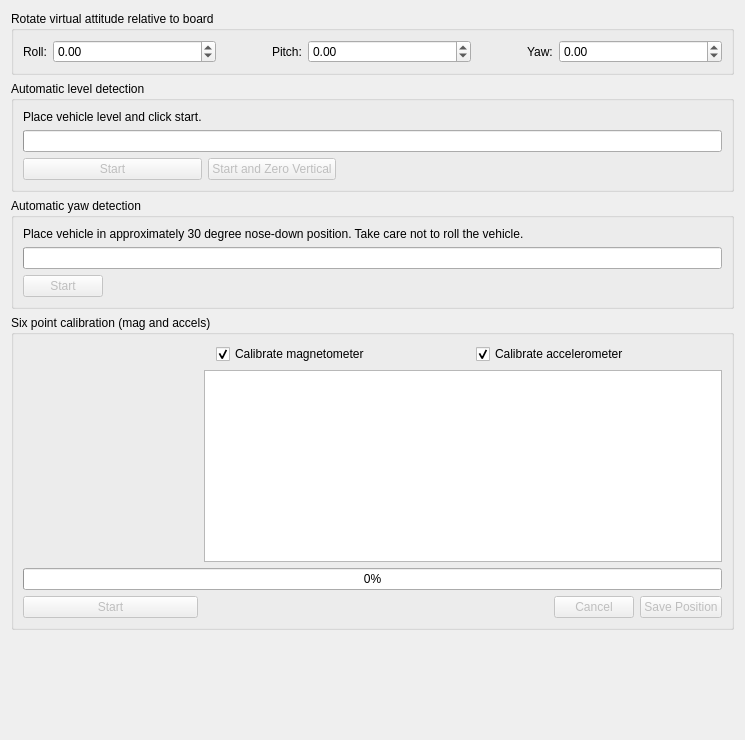
         <widget class="QWidget" name="scrollAreaWidgetContents_2">
          <property name="geometry">
           <rect>
            <x>0</x>
            <y>0</y>
            <width>745</width>
            <height>740</height>
           </rect>
          </property>
          <layout class="QVBoxLayout" name="verticalLayout_3">
           <item>
            <widget class="QGroupBox" name="groupBox">
             <property name="title">
              <string>Rotate virtual attitude relative to board</string>
             </property>
             <layout class="QHBoxLayout" name="horizontalLayout_6">
              <item>
               <widget class="QLabel" name="label_9">
                <property name="layoutDirection">
                 <enum>Qt::LeftToRight</enum>
                </property>
                <property name="text">
                 <string>Roll:</string>
                </property>
                <property name="alignment">
                 <set>Qt::AlignLeading|Qt::AlignLeft|Qt::AlignVCenter</set>
                </property>
               </widget>
              </item>
              <item>
               <widget class="QDoubleSpinBox" name="rollRotation">
                <property name="sizePolicy">
                 <sizepolicy hsizetype="Expanding" vsizetype="Fixed">
                  <horstretch>1</horstretch>
                  <verstretch>0</verstretch>
                 </sizepolicy>
                </property>
                <property name="minimum">
                 <double>-180.000000000000000</double>
                </property>
                <property name="maximum">
                 <double>180.000000000000000</double>
                </property>
                <property name="objrelation" stdset="0">
                 <stringlist>
                  <string>objname:AttitudeSettings</string>
                  <string>fieldname:BoardRotation</string>
                  <string>element:Roll</string>
                  <string>scale:100.0</string>
                  <string>buttongroup:1</string>
                 </stringlist>
                </property>
               </widget>
              </item>
              <item>
               <spacer name="horizontalSpacer_2">
                <property name="orientation">
                 <enum>Qt::Horizontal</enum>
                </property>
                <property name="sizeHint" stdset="0">
                 <size>
                  <width>50</width>
                  <height>20</height>
                 </size>
                </property>
               </spacer>
              </item>
              <item>
               <widget class="QLabel" name="label_8">
                <property name="text">
                 <string>Pitch:</string>
                </property>
                <property name="alignment">
                 <set>Qt::AlignLeading|Qt::AlignLeft|Qt::AlignVCenter</set>
                </property>
               </widget>
              </item>
              <item>
               <widget class="QDoubleSpinBox" name="pitchRotation">
                <property name="sizePolicy">
                 <sizepolicy hsizetype="Expanding" vsizetype="Fixed">
                  <horstretch>1</horstretch>
                  <verstretch>0</verstretch>
                 </sizepolicy>
                </property>
                <property name="minimum">
                 <double>-90.000000000000000</double>
                </property>
                <property name="maximum">
                 <double>90.000000000000000</double>
                </property>
                <property name="objrelation" stdset="0">
                 <stringlist>
                  <string>objname:AttitudeSettings</string>
                  <string>fieldname:BoardRotation</string>
                  <string>element:Pitch</string>
                  <string>scale:100.0</string>
                  <string>buttongroup:1</string>
                 </stringlist>
                </property>
               </widget>
              </item>
              <item>
               <spacer name="horizontalSpacer_7">
                <property name="orientation">
                 <enum>Qt::Horizontal</enum>
                </property>
                <property name="sizeHint" stdset="0">
                 <size>
                  <width>50</width>
                  <height>20</height>
                 </size>
                </property>
               </spacer>
              </item>
              <item>
               <widget class="QLabel" name="label_10">
                <property name="sizePolicy">
                 <sizepolicy hsizetype="Preferred" vsizetype="Preferred">
                  <horstretch>0</horstretch>
                  <verstretch>0</verstretch>
                 </sizepolicy>
                </property>
                <property name="text">
                 <string>Yaw:</string>
                </property>
                <property name="alignment">
                 <set>Qt::AlignLeading|Qt::AlignLeft|Qt::AlignVCenter</set>
                </property>
               </widget>
              </item>
              <item>
               <widget class="QDoubleSpinBox" name="yawRotation">
                <property name="sizePolicy">
                 <sizepolicy hsizetype="Expanding" vsizetype="Fixed">
                  <horstretch>1</horstretch>
                  <verstretch>0</verstretch>
                 </sizepolicy>
                </property>
                <property name="minimum">
                 <double>-180.000000000000000</double>
                </property>
                <property name="maximum">
                 <double>180.000000000000000</double>
                </property>
                <property name="objrelation" stdset="0">
                 <stringlist>
                  <string>objname:AttitudeSettings</string>
                  <string>fieldname:BoardRotation</string>
                  <string>element:Yaw</string>
                  <string>scale:100.0</string>
                  <string>buttongroup:1</string>
                 </stringlist>
                </property>
               </widget>
              </item>
             </layout>
            </widget>
           </item>
           <item>
            <widget class="QGroupBox" name="groupBox_4">
             <property name="title">
              <string>Automatic level detection</string>
             </property>
             <layout class="QGridLayout" name="gridLayout_3">
              <item row="1" column="0" colspan="4">
               <widget class="QProgressBar" name="accelBiasProgress">
                <property name="value">
                 <number>0</number>
                </property>
                <property name="textVisible">
                 <bool>false</bool>
                </property>
               </widget>
              </item>
              <item row="2" column="0">
               <widget class="QPushButton" name="levelingStart">
                <property name="enabled">
                 <bool>false</bool>
                </property>
                <property name="toolTip">
                 <string>Use a spirit level to make the vehicle as level as possible. In the case of airplanes, the wings should be level with respect to the ground, even if this leads to a slightly nose-up or nose-down fuselage orientation.</string>
                </property>
                <property name="text">
                 <string>Start</string>
                </property>
               </widget>
              </item>
              <item row="0" column="0">
               <widget class="QLabel" name="label">
                <property name="text">
                 <string>Place vehicle level and click start.</string>
                </property>
               </widget>
              </item>
              <item row="2" column="1">
               <widget class="QPushButton" name="levelingAndBiasStart">
                <property name="enabled">
                 <bool>false</bool>
                </property>
                <property name="toolTip">
                 <string>&lt;html&gt;&lt;head/&gt;&lt;body&gt;&lt;p&gt;Takes the current attitude as level and additionally computes the&lt;/p&gt;&lt;p&gt;z-accel offset to match gravity. This produces a more accurate&lt;/p&gt;&lt;p&gt;altitude hold for VTOL aircrafts.&lt;/p&gt;&lt;/body&gt;&lt;/html&gt;</string>
                </property>
                <property name="text">
                 <string>Start and Zero Vertical</string>
                </property>
               </widget>
              </item>
              <item row="2" column="3">
               <spacer name="horizontalSpacer_6">
                <property name="orientation">
                 <enum>Qt::Horizontal</enum>
                </property>
                <property name="sizeHint" stdset="0">
                 <size>
                  <width>40</width>
                  <height>20</height>
                 </size>
                </property>
               </spacer>
              </item>
             </layout>
            </widget>
           </item>
           <item>
            <widget class="QGroupBox" name="groupBox_5">
             <property name="title">
              <string>Automatic yaw detection</string>
             </property>
             <layout class="QGridLayout" name="gridLayout_8">
              <item row="3" column="0">
               <widget class="QPushButton" name="yawOrientationStart">
                <property name="enabled">
                 <bool>false</bool>
                </property>
                <property name="toolTip">
                 <string>It is very important to keep the vehicle still during this test. Do your best only to pitch the vehicle forward, without adding any roll. Make sure to validate the results in the PFD before saving.</string>
                </property>
                <property name="text">
                 <string>Start</string>
                </property>
               </widget>
              </item>
              <item row="3" column="1">
               <spacer name="horizontalSpacer_5">
                <property name="orientation">
                 <enum>Qt::Horizontal</enum>
                </property>
                <property name="sizeHint" stdset="0">
                 <size>
                  <width>40</width>
                  <height>20</height>
                 </size>
                </property>
               </spacer>
              </item>
              <item row="1" column="0" colspan="3">
               <widget class="QLabel" name="label_18">
                <property name="text">
                 <string>Place vehicle in approximately 30 degree nose-down position. Take care not to roll the vehicle.</string>
                </property>
               </widget>
              </item>
              <item row="2" column="0" colspan="3">
               <widget class="QProgressBar" name="pb_yawCalibration">
                <property name="value">
                 <number>0</number>
                </property>
                <property name="textVisible">
                 <bool>false</bool>
                </property>
               </widget>
              </item>
             </layout>
            </widget>
           </item>
           <item>
            <widget class="QGroupBox" name="groupBox6pt">
             <property name="title">
              <string>Six point calibration (mag and accels)</string>
             </property>
             <layout class="QGridLayout" name="gridLayout_4">
              <item row="3" column="4">
               <widget class="QPushButton" name="sixPointSave">
                <property name="enabled">
                 <bool>false</bool>
                </property>
                <property name="toolTip">
                 <string>Save settings (only enabled when calibration is running)</string>
                </property>
                <property name="text">
                 <string>Save Position</string>
                </property>
               </widget>
              </item>
              <item row="1" column="0">
               <widget class="QGraphicsView" name="sixPointHelp">
                <property name="sizePolicy">
                 <sizepolicy hsizetype="Expanding" vsizetype="MinimumExpanding">
                  <horstretch>0</horstretch>
                  <verstretch>0</verstretch>
                 </sizepolicy>
                </property>
                <property name="maximumSize">
                 <size>
                  <width>175</width>
                  <height>100</height>
                 </size>
                </property>
                <property name="toolTip">
                 <string>Nice paper plane, eh?</string>
                </property>
                <property name="styleSheet">
                 <string notr="true">background:transparent</string>
                </property>
               </widget>
              </item>
              <item row="1" column="1" colspan="4">
               <widget class="QTextEdit" name="sixPointCalibInstructions">
                <property name="sizePolicy">
                 <sizepolicy hsizetype="Expanding" vsizetype="Expanding">
                  <horstretch>0</horstretch>
                  <verstretch>0</verstretch>
                 </sizepolicy>
                </property>
               </widget>
              </item>
              <item row="3" column="3">
               <widget class="QPushButton" name="sixPointCancel">
                <property name="enabled">
                 <bool>false</bool>
                </property>
                <property name="text">
                 <string>Cancel</string>
                </property>
               </widget>
              </item>
              <item row="3" column="0">
               <widget class="QPushButton" name="sixPointStart">
                <property name="enabled">
                 <bool>false</bool>
                </property>
                <property name="toolTip">
                 <string>Launch a sensor range and bias calibration.</string>
                </property>
                <property name="text">
                 <string>Start</string>
                </property>
               </widget>
              </item>
              <item row="2" column="0" colspan="5">
               <widget class="QProgressBar" name="sixPointProgress">
                <property name="value">
                 <number>0</number>
                </property>
               </widget>
              </item>
              <item row="0" column="1" colspan="4">
               <layout class="QHBoxLayout" name="horizontalLayout_5">
                <property name="spacing">
                 <number>25</number>
                </property>
                <property name="leftMargin">
                 <number>12</number>
                </property>
                <property name="topMargin">
                 <number>0</number>
                </property>
                <property name="rightMargin">
                 <number>12</number>
                </property>
                <item>
                 <widget class="QCheckBox" name="cbCalibrateMags">
                  <property name="layoutDirection">
                   <enum>Qt::LeftToRight</enum>
                  </property>
                  <property name="text">
                   <string>Calibrate magnetometer</string>
                  </property>
                  <property name="checked">
                   <bool>true</bool>
                  </property>
                 </widget>
                </item>
                <item>
                 <widget class="QCheckBox" name="cbCalibrateAccels">
                  <property name="text">
                   <string>Calibrate accelerometer</string>
                  </property>
                  <property name="checked">
                   <bool>true</bool>
                  </property>
                 </widget>
                </item>
               </layout>
              </item>
              <item row="3" column="1">
               <spacer name="horizontalSpacer_3">
                <property name="orientation">
                 <enum>Qt::Horizontal</enum>
                </property>
                <property name="sizeHint" stdset="0">
                 <size>
                  <width>40</width>
                  <height>20</height>
                 </size>
                </property>
               </spacer>
              </item>
             </layout>
            </widget>
           </item>
           <item>
            <spacer name="verticalSpacer_2">
             <property name="orientation">
              <enum>Qt::Vertical</enum>
             </property>
             <property name="sizeHint" stdset="0">
              <size>
               <width>20</width>
               <height>40</height>
              </size>
             </property>
            </spacer>
           </item>
          </layout>
         </widget>
